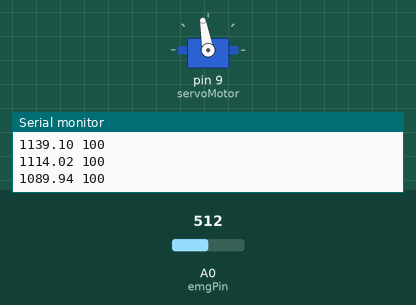
The sketch below on a simulated Arduino Uno, built with avr-gcc and run on an emulated ATmega328P. Parts: servo, the last lines printed to the serial monitor. The inputs (shaded band) are chosen by the test bench; at power-on: A0 (emgPin) = 512.

Above: at 3.2 s.
3.3 s: A0 (emgPin) set to 306
At 6.23 s:
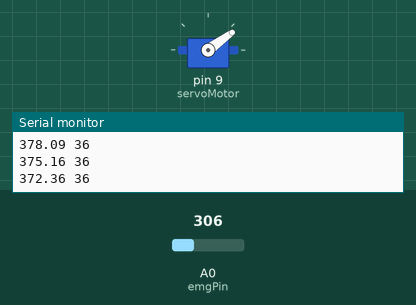
6.3 s: A0 (emgPin) set to 122
At 7.9 s:
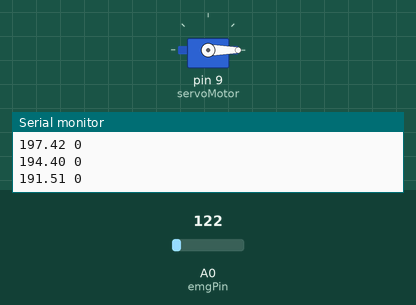
9.3 s: A0 (emgPin) set to 290
12.3 s: A0 (emgPin) set to 307
13.8 s: A0 (emgPin) set to 378
16.8 s: A0 (emgPin) set to 394
Timing chart, 0 to 19.3 s (numbered marks = the images above; inputs shaded):
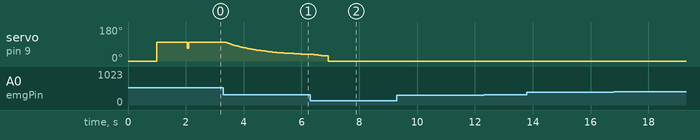

The sketch:

prop.ino
```cpp
template <int order> // order is 1 or 2
class LowPass
{
  private:
    float a[order];
    float b[order + 1];
    float omega0;
    float dt;
    bool adapt;
    float tn1 = 0;
    float x[order + 1]; // Raw values
    float y[order + 1]; // Filtered values

  public:
    LowPass(float f0, float fs, bool adaptive) {
      // f0: cutoff frequency (Hz)
      // fs: sample frequency (Hz)
      // adaptive: boolean flag, if set to 1, the code will automatically set
      // the sample frequency based on the time history.

      omega0 = 6.28318530718 * f0;
      dt = 1.0 / fs;
      adapt = adaptive;
      tn1 = -dt;
      for (int k = 0; k < order + 1; k++) {
        x[k] = 0;
        y[k] = 0;
      }
      setCoef();
    }

    void setCoef() {
      if (adapt) {
        float t = micros() / 1.0e6;
        dt = t - tn1;
        tn1 = t;
      }

      float alpha = omega0 * dt;
      if (order == 1) {
        a[0] = -(alpha - 2.0) / (alpha + 2.0);
        b[0] = alpha / (alpha + 2.0);
        b[1] = alpha / (alpha + 2.0);
      }
      if (order == 2) {
        float alphaSq = alpha * alpha;
        float beta[] = {1, sqrt(2), 1};
        float D = alphaSq * beta[0] + 2 * alpha * beta[1] + 4 * beta[2];
        b[0] = alphaSq / D;
        b[1] = 2 * b[0];
        b[2] = b[0];
        a[0] = -(2 * alphaSq * beta[0] - 8 * beta[2]) / D;
        a[1] = -(beta[0] * alphaSq - 2 * beta[1] * alpha + 4 * beta[2]) / D;
      }
    }

    float filt(float xn) {
      // Provide me with the current raw value: x
      // I will give you the current filtered value: y
      if (adapt) {
        setCoef(); // Update coefficients if necessary
      }
      y[0] = 0;
      x[0] = xn;
      // Compute the filtered values
      for (int k = 0; k < order; k++) {
        y[0] += a[k] * y[k + 1] + b[k] * x[k];
      }
      y[0] += b[order] * x[order];

      // Save the historical values
      for (int k = order; k > 0; k--) {
        y[k] = y[k - 1];
        x[k] = x[k - 1];
      }

      // Return the filtered value
      return y[0];
    }
};

// Filter instance
LowPass<2> lp(3, 1e3, true);


#include <Servo.h>

Servo servoMotor;


int emgMin = 0;
int emgMax = 1024;
int servoMin = 0;
int servoMax = 100;
int lastposition = 0;
int arr[100];
int ijk = 0;
int omax = 0;
int omin = 1024;

const int emgPin = A0;  // Analog pin for EMG sensor
const int numSamples = 100;  // Number of samples for RMS calculation

int emgValues[numSamples];  // Array to store EMG samples


const float alpha = 0.04;

float filteredValue = 0.0;

void setup() {
  Serial.begin(9600);
  servoMotor.attach(9);
  servoMotor.write(0);
  delay(1000);
  servoMotor.write(100);
  delay(1000);
}

void loop() {
  // Read EMG sensor values and store in array
  for (int i = 0; i < numSamples; i++)
    emgValues[i] = lp.filt(analogRead(emgPin));


  double sumSquares = 0;
  for (int i = 0; i < numSamples; i++) {
    sumSquares += pow(emgValues[i], 2);
  }

  double rmsValue = sqrt(sumSquares / numSamples);
  filteredValue  = alpha * rmsValue + (1 - alpha) * filteredValue  ;

  arr[ijk] = filteredValue;
  ijk++;
  if (ijk == 99)
  {
    long sumS = 0;
    for (int i = 0; i < 100; i++)
    {
      sumS += (arr[i]);
     // if (arr[i] > omax)omax = arr[i];
      //else if (arr[i] < omin)omin = arr[i];
    }
    sumS = sumS / 100;
    ijk = 0;


    float sumSquaredDiffs = 0;
    for (int i = 0; i < 100; i++)
    {
      float diff = arr[i] - sumS;
      sumSquaredDiffs += abs(diff);
    }
    // Calculate precision (standard deviation)
    float precision = sumSquaredDiffs / 100;

    Serial.println(precision);
    if (precision > 40)
    {
      //emgMin = omin;
      //emgMax = omax;
      emgMin =sumS-40;
      emgMax =sumS+70;
    }

    //omin = 1024;
    //omax = 0;

  }

  /* if (filteredValue < emgMin)
     filteredValue = emgMin;
    if (filteredValue > emgMax)
     filteredValue = emgMax;
  */

  Serial.print(filteredValue );
  int servoPosition = map(filteredValue , emgMin, emgMax, servoMin, servoMax);

  if (servoPosition < 0)
    servoPosition = 0;
  if (servoPosition > 100)
    servoPosition = 100;

  //Serial.println(servoPosition);
  if (servoPosition > lastposition)
  {
    for (int pos = lastposition; pos <= servoPosition; pos++)
    {
      servoMotor.write(pos);       // tell servo to go to position in variable 'pos'
      lastposition = pos;
    }
  } else if (servoPosition < lastposition)
  {
    for (int pos = lastposition; pos >= servoPosition; pos--)
    {
      servoMotor.write(pos);
      lastposition = pos;
    }
  }
  Serial.print(" ");
  Serial.println(lastposition);
  delay(2);

}
```
